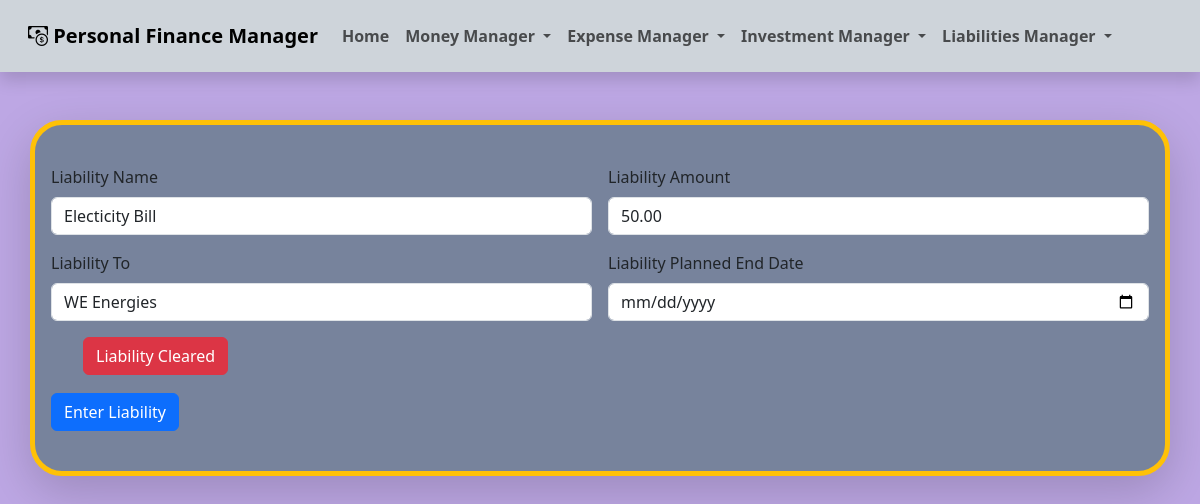
Page /liabilitiesmanager/editliability/1 on the committed database.
### liabilitiesmanager/models.py (models this page shows, shortened)
class liabilities (models.Model):
    liabilityName = models.CharField(max_length=50)
    liabilityAmount = models.DecimalField(max_digits=6, decimal_places=2)
    liabilityDate = models.DateField(default=timezone.now)
    liabilityTo = models.CharField(max_length=50)
    liabilityStatus = models.BooleanField(default=True)

### liabilitiesmanager/views.py (the view)
# urls.py: path("editliability/<item_id>",
def editliability(request, item_id):
    edited_object = get_object_or_404(liabilities, pk=item_id)
    flag = True
    if request.method == 'POST':
        html_date_str = date.today().strftime('%Y-%m-%d') if (request.POST.get('liabilityDate') ==
                                                              "") or (request.POST.get('liabilityDate') is None) else request.POST.get('liabilityDate')
        edited_object.liabilityName = request.POST['liabilityName']
        edited_object.liabilityAmount = request.POST['liabilityAmount']
        edited_object.liabilityDate = datetime.strptime(
            html_date_str, '%Y-%m-%d').date()
        edited_object.liabilityTo = request.POST['liabilityTo']
        edited_object.liabilityStatus = bool(
            request.POST.get('liabilityStatus'))
        edited_object.save()
        messages.success(request, 'Successfully edited the Liability Item.')
        return redirect("viewliabilities")
    else:
        form = LiabilitiesForm()
        return render(request, "editliability.html", {"edited_object": edited_object})

### liabilitiesmanager/templates/editliability.html (shortened to what this page needs)
{% extends 'website-master.html' %} {% block content %}
<br />
<form
  class="row g-3"
  action="{% url 'editliability' edited_object.id %}"
  method="POST"
>
  <div class="col-md-6">
    <label for="inputEmail4" class="form-label">Liability Name</label>
    <input
      type="text"
      class="form-control"
      id="inputEmail4"
      name="liabilityName"
      value="{{edited_object.liabilityName}}"
    />
  </div>
  <div class="col-md-6">
    <label for="inputAddress" class="form-label">Liability Amount</label>
    <input
      type="text"
      class="form-control"
      id="inputAddress"
      placeholder="Enter Amount"
      name="liabilityAmount"
      value="{{edited_object.liabilityAmount}}"
    />
  </div>
  <div class="col-md-6">
    <label for="inputAddress" class="form-label">Liability To</label>
    <input
      type="text"
      class="form-control"
      id="inputAddress"
      placeholder="Enter Name to whom you have to pay"
      name="liabilityTo"
      value="{{edited_object.liabilityTo}}"
    />
  </div>
  <div class="col-md-6">
    <label for="inputCity" class="form-label">Liability Planned End Date</label>
    <input
      type="date"
      class="form-control"
      id="inputCity"
      name="liabilityDate"
      value="{{edited_object.liabilityDate}}"
    />
  </div>
    <div class="col-md-6 form-check form-switch">
      <label class="btn btn-outline-danger" for="btn-check-2-outlined" >Liability Cleared </label>
    </div>
  <div class="col-12">
    <button type="submit" class="btn btn-primary">Enter Liability</button>
  </div>
</form>
<br />
{% endblock %}

### rows in the picture
liabilities: liabilityName "Electicity Bill", liabilityAmount "50.00", liabilityTo "WE Energies"
